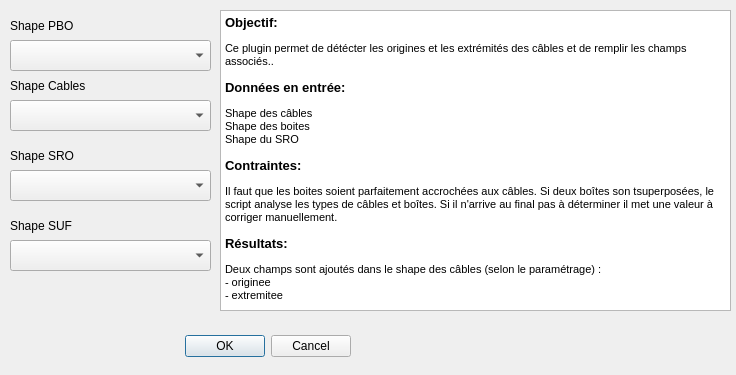
<?xml version="1.0" encoding="UTF-8"?>
<ui version="4.0">
 <class>Detection_Origine_ExtremiteDialogBase</class>
 <widget class="QDialog" name="Detection_Origine_ExtremiteDialogBase">
  <property name="geometry">
   <rect>
    <x>0</x>
    <y>0</y>
    <width>736</width>
    <height>375</height>
   </rect>
  </property>
  <property name="windowTitle">
   <string>Detection_Origine_Extremite</string>
  </property>
  <widget class="QDialogButtonBox" name="button_box">
   <property name="geometry">
    <rect>
     <x>10</x>
     <y>330</y>
     <width>341</width>
     <height>32</height>
    </rect>
   </property>
   <property name="orientation">
    <enum>Qt::Horizontal</enum>
   </property>
   <property name="standardButtons">
    <set>QDialogButtonBox::Cancel|QDialogButtonBox::Ok</set>
   </property>
  </widget>
  <widget class="QLabel" name="label">
   <property name="geometry">
    <rect>
     <x>10</x>
     <y>10</y>
     <width>121</width>
     <height>31</height>
    </rect>
   </property>
   <property name="text">
    <string>Shape PBO</string>
   </property>
  </widget>
  <widget class="QLabel" name="label_2">
   <property name="geometry">
    <rect>
     <x>10</x>
     <y>70</y>
     <width>121</width>
     <height>31</height>
    </rect>
   </property>
   <property name="text">
    <string>Shape Cables</string>
   </property>
  </widget>
  <widget class="QLabel" name="label_3">
   <property name="geometry">
    <rect>
     <x>10</x>
     <y>140</y>
     <width>121</width>
     <height>31</height>
    </rect>
   </property>
   <property name="text">
    <string>Shape SRO</string>
   </property>
  </widget>
  <widget class="QComboBox" name="comboPBO">
   <property name="geometry">
    <rect>
     <x>10</x>
     <y>40</y>
     <width>201</width>
     <height>31</height>
    </rect>
   </property>
  </widget>
  <widget class="QComboBox" name="comboCABLES">
   <property name="geometry">
    <rect>
     <x>10</x>
     <y>100</y>
     <width>201</width>
     <height>31</height>
    </rect>
   </property>
  </widget>
  <widget class="QComboBox" name="comboSRO">
   <property name="geometry">
    <rect>
     <x>10</x>
     <y>170</y>
     <width>201</width>
     <height>31</height>
    </rect>
   </property>
  </widget>
  <widget class="QTextBrowser" name="textBrowser">
   <property name="geometry">
    <rect>
     <x>220</x>
     <y>10</y>
     <width>511</width>
     <height>301</height>
    </rect>
   </property>
   <property name="html">
    <string>&lt;!DOCTYPE HTML PUBLIC &quot;-//W3C//DTD HTML 4.0//EN&quot; &quot;http://www.w3.org/TR/REC-html40/strict.dtd&quot;&gt;
&lt;html&gt;&lt;head&gt;&lt;meta name=&quot;qrichtext&quot; content=&quot;1&quot; /&gt;&lt;style type=&quot;text/css&quot;&gt;
p, li { white-space: pre-wrap; }
&lt;/style&gt;&lt;/head&gt;&lt;body style=&quot; font-family:'MS Shell Dlg 2'; font-size:8.25pt; font-weight:400; font-style:normal;&quot;&gt;
&lt;p style=&quot; margin-top:0px; margin-bottom:0px; margin-left:0px; margin-right:0px; -qt-block-indent:0; text-indent:0px;&quot;&gt;&lt;span style=&quot; font-size:10pt; font-weight:600;&quot;&gt;Objectif:&lt;/span&gt;&lt;/p&gt;
&lt;p style=&quot; margin-top:12px; margin-bottom:0px; margin-left:0px; margin-right:0px; -qt-block-indent:0; text-indent:0px;&quot;&gt;&lt;span style=&quot; font-family:'MS Shell Dlg 2,sans-serif'; font-size:8pt;&quot;&gt;Ce plugin permet de détécter les origines et les extrémités des câbles et de remplir les champs associés..&lt;/span&gt;&lt;/p&gt;
&lt;p style=&quot; margin-top:12px; margin-bottom:0px; margin-left:0px; margin-right:0px; -qt-block-indent:0; text-indent:0px;&quot;&gt;&lt;span style=&quot; font-family:'MS Shell Dlg 2,sans-serif'; font-size:10pt; font-weight:600;&quot;&gt;Données en entrée: &lt;/span&gt;&lt;/p&gt;
&lt;p style=&quot; margin-top:12px; margin-bottom:0px; margin-left:0px; margin-right:0px; -qt-block-indent:0; text-indent:0px;&quot;&gt;&lt;span style=&quot; font-size:8pt;&quot;&gt;Shape des câbles&lt;/span&gt;&lt;/p&gt;
&lt;p style=&quot; margin-top:0px; margin-bottom:0px; margin-left:0px; margin-right:0px; -qt-block-indent:0; text-indent:0px;&quot;&gt;&lt;span style=&quot; font-size:8pt;&quot;&gt;Shape des boites&lt;/span&gt;&lt;/p&gt;
&lt;p style=&quot; margin-top:0px; margin-bottom:0px; margin-left:0px; margin-right:0px; -qt-block-indent:0; text-indent:0px;&quot;&gt;&lt;span style=&quot; font-size:8pt;&quot;&gt;Shape du SRO&lt;/span&gt;&lt;/p&gt;
&lt;p style=&quot; margin-top:12px; margin-bottom:0px; margin-left:0px; margin-right:0px; -qt-block-indent:0; text-indent:0px;&quot;&gt;&lt;span style=&quot; font-family:'MS Shell Dlg 2,sans-serif'; font-size:10pt; font-weight:600;&quot;&gt;Contraintes:&lt;/span&gt;&lt;span style=&quot; font-size:10pt;&quot;&gt; &lt;/span&gt;&lt;/p&gt;
&lt;p style=&quot; margin-top:12px; margin-bottom:12px; margin-left:0px; margin-right:0px; -qt-block-indent:0; text-indent:0px;&quot;&gt;&lt;span style=&quot; font-size:8pt;&quot;&gt;Il faut que les boites soient parfaitement accrochées aux câbles. Si deux boîtes son tsuperposées, le script analyse les types de câbles et boîtes. Si il n'arrive au final pas à déterminer il met une valeur à corriger manuellement.&lt;/span&gt;&lt;/p&gt;
&lt;p style=&quot; margin-top:12px; margin-bottom:12px; margin-left:0px; margin-right:0px; -qt-block-indent:0; text-indent:0px;&quot;&gt;&lt;span style=&quot; font-family:'MS Shell Dlg 2,sans-serif'; font-size:10pt; font-weight:600;&quot;&gt;Résultats:&lt;/span&gt;&lt;span style=&quot; font-size:10pt;&quot;&gt; &lt;/span&gt;&lt;/p&gt;
&lt;p style=&quot; margin-top:0px; margin-bottom:0px; margin-left:0px; margin-right:0px; -qt-block-indent:0; text-indent:0px;&quot;&gt;&lt;span style=&quot; font-size:8pt;&quot;&gt;Deux champs sont ajoutés dans le shape des câbles (selon le paramétrage) :&lt;/span&gt;&lt;/p&gt;
&lt;p style=&quot; margin-top:0px; margin-bottom:0px; margin-left:0px; margin-right:0px; -qt-block-indent:0; text-indent:0px;&quot;&gt;&lt;span style=&quot; font-size:8pt;&quot;&gt;- originee&lt;/span&gt;&lt;/p&gt;
&lt;p style=&quot; margin-top:0px; margin-bottom:0px; margin-left:0px; margin-right:0px; -qt-block-indent:0; text-indent:0px;&quot;&gt;&lt;span style=&quot; font-size:8pt;&quot;&gt;- extremitee&lt;/span&gt;&lt;/p&gt;&lt;/body&gt;&lt;/html&gt;</string>
   </property>
  </widget>
  <widget class="QComboBox" name="comboSUF">
   <property name="geometry">
    <rect>
     <x>10</x>
     <y>240</y>
     <width>201</width>
     <height>31</height>
    </rect>
   </property>
  </widget>
  <widget class="QLabel" name="label_4">
   <property name="geometry">
    <rect>
     <x>10</x>
     <y>210</y>
     <width>121</width>
     <height>31</height>
    </rect>
   </property>
   <property name="text">
    <string>Shape SUF</string>
   </property>
  </widget>
 </widget>
 <resources/>
 <connections>
  <connection>
   <sender>button_box</sender>
   <signal>accepted()</signal>
   <receiver>Detection_Origine_ExtremiteDialogBase</receiver>
   <slot>accept()</slot>
   <hints>
    <hint type="sourcelabel">
     <x>20</x>
     <y>20</y>
    </hint>
    <hint type="destinationlabel">
     <x>20</x>
     <y>20</y>
    </hint>
   </hints>
  </connection>
  <connection>
   <sender>button_box</sender>
   <signal>rejected()</signal>
   <receiver>Detection_Origine_ExtremiteDialogBase</receiver>
   <slot>reject()</slot>
   <hints>
    <hint type="sourcelabel">
     <x>20</x>
     <y>20</y>
    </hint>
    <hint type="destinationlabel">
     <x>20</x>
     <y>20</y>
    </hint>
   </hints>
  </connection>
 </connections>
</ui>
